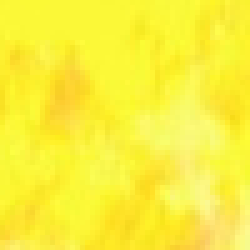
#> input picture BoWFireDataset/train/fire01.jpg, 50 x 50 px (shown 5 times larger); its folder holds 4 pictures in this run
$ python space.py
#> lines starting #> are read from the running program, lines starting #| are printed output that depends on the picture
import os
import numpy as np
from skimage import io
import matplotlib.pyplot as plt
from skimage.segmentation import slic
from skimage.util import img_as_float
from skimage.segmentation import mark_boundaries
from skimage.feature import local_binary_pattern
from skimage.color import rgb2gray, convert_colorspace
import joblib
from sklearn.neighbors import KNeighborsClassifier

def loadPicture(dataset_path='./BoWFireDataset/train/'):
#> called with dataset_path = './BoWFireDataset/train/'
    images = []
    train_label = []
    image_paths = os.listdir(dataset_path)
    for image_name in image_paths:
        images.append(img_as_float(io.imread(dataset_path+image_name)))
        if image_name[0] == 'f':
            train_label.append(2)
        elif image_name[0] == 'n':
            train_label.append(0)
        elif image_name[0] == 's':
            train_label.append(1)
    return images, train_label

def Extract_COLORSPACE_Feature(image,bins=255):
    bins = 255
    img_L = image.reshape(-1,3)

    img_r = img_L[:,0]
    img_g = img_L[:,1]
    img_b = img_L[:,2]

    # COLORSPACE特征提取
    feature_r,_ = np.histogram(img_r,bins=bins, range=(0, 255), density=True)
    feature_g,_ = np.histogram(img_g,bins=bins, range=(0, 255), density=True)
    feature_b,_ = np.histogram(img_b,bins=bins, range=(0, 255), density=True)

    feature = np.concatenate((feature_r,feature_g,feature_b),axis=0)

    return feature

# COLORSPACE_Classfier模型
class ColorSpace_Classfier:
    def __init__(self,
                 dataset_path='./BoWFireDataset/train/',
                 model_path='./models/ColorSpace.model',
                 n_neighbors=9,
                 method='default',
                 n_segments=100,
                 m=40,
                 max_bins=255):
        self.dataset_path = dataset_path
        self.model_path = model_path
        self.n_points = 8
        self.radius = 1
        self.method = method
        self.n_segments = n_segments
        self.m = m
        self.n_neighbors = n_neighbors
        self.max_bins = max_bins
        if os.path.exists(model_path):
            self.model = joblib.load(self.model_path)
        else:
            self.model = KNeighborsClassifier(n_neighbors=self.n_neighbors, weights='distance', metric='manhattan')

    # [6 lines left out: function Superpixel, not called in this run]

    def train(self, radius=1, n_points=8):
        self.model = KNeighborsClassifier(n_neighbors=self.n_neighbors, weights='distance', metric='manhattan')
        X = []
        images, train_label = loadPicture(dataset_path=self.dataset_path)

        print("Training Superpixel ColorSpace KNN...")
        Y = train_label
        for idx in range(len(images)):
            image = images[idx]
            X.append(Extract_COLORSPACE_Feature(image=image,bins=255))
#> this loop made 4 passes
#> pass 2, in train, `image = images[idx]`:
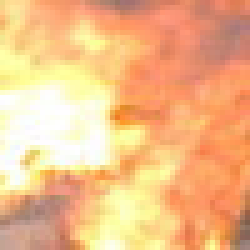
#> image: shape (50, 50, 3) float64 (shown 5 times larger); mean of channels 0, 1, 2 0.952, 0.738, 0.531; drawn as R, G, B
#> pass 3, in train, `image = images[idx]`:
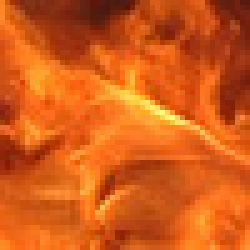
#> image: shape (50, 50, 3) float64 (shown 5 times larger); mean of channels 0, 1, 2 0.828, 0.363, 0.0985; drawn as R, G, B
#> after the loop:
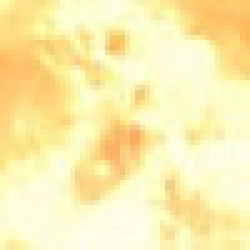
#> image: shape (50, 50, 3) float64 (shown 5 times larger); mean of channels 0, 1, 2 0.989, 0.935, 0.69; drawn as R, G, B

        self.model.fit(X, Y)
        joblib.dump(self.model,'./models/ColorSpace.model')

    # [60 lines left out: functions get_mask, test, not called in this run]

if __name__ == "__main__":
    image_path = './BoWFireDataset/dataset/img/not_fire060.png'
    # [4 lines of commented-out code are left out]
    SC = ColorSpace_Classfier()
    SC.train()
    # SC.test(data_path=image_path)
#> (the run stopped early here; a loop or call above may not have finished)
